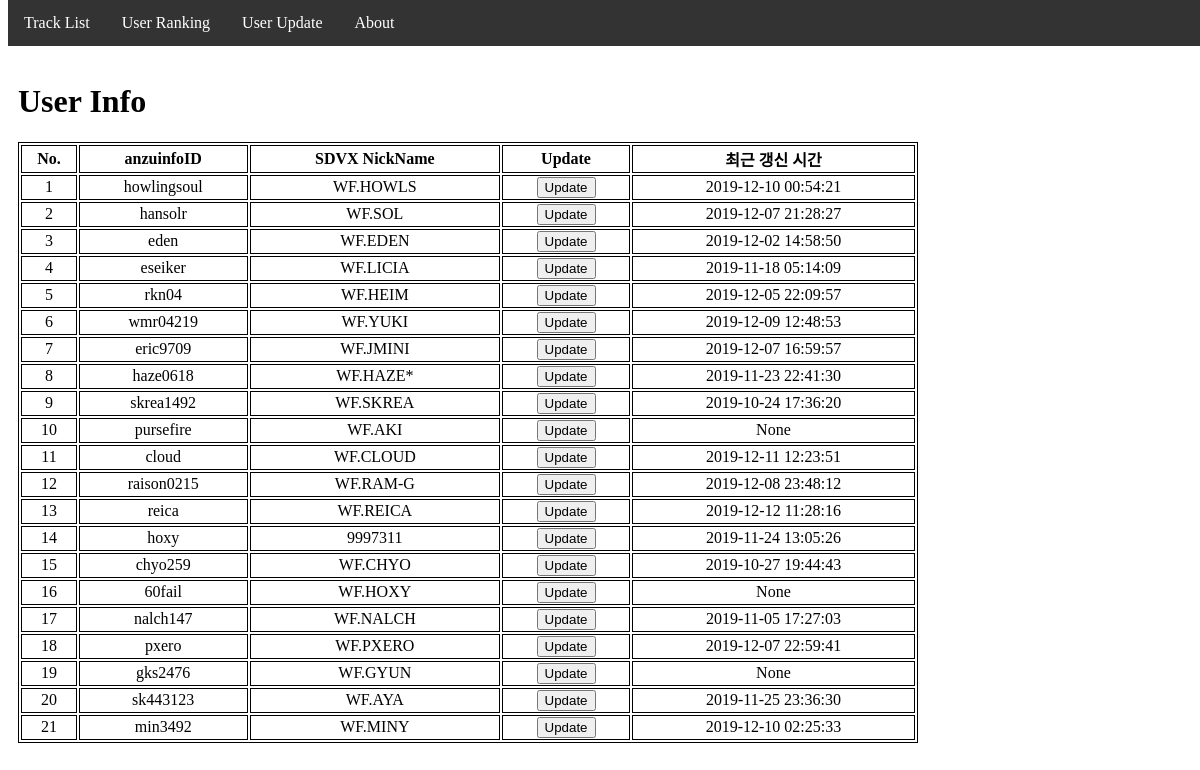
Before: /UserInfoUpdate with the older database file.
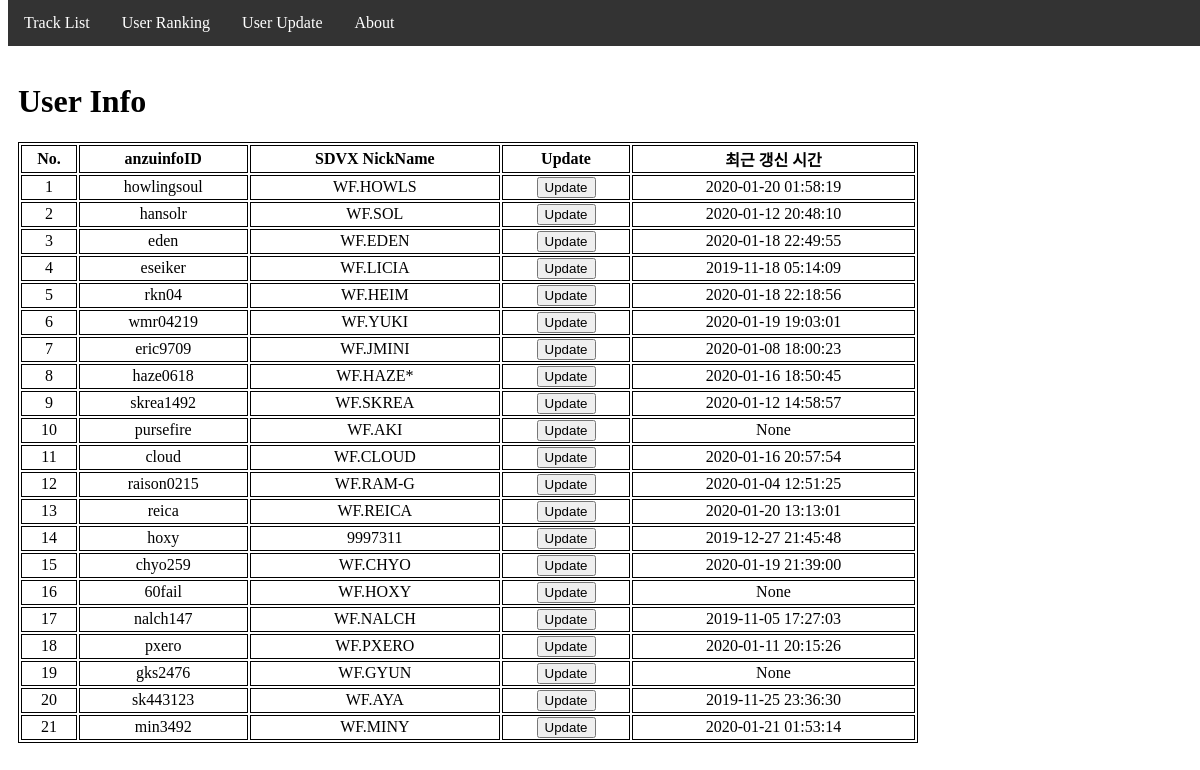
After: the same page with the newer database file.
### tables this page shows
CREATE TABLE "UserInfo" (
"UserNumber"INT,
"UserID"TEXT,
"UserName"TEXT,
"PUCcount"INT,
"PUCEXHupperCount"INT,
"FirstRankCount"INT,
"VolForce"INTEGER,
"RecentUpdateTime"TEXT
, First18LvCount INTEGER, First17LvCount INTEGER, First19LvCount INTEGER);

### run.py (the view)
@app.route('/UserInfoUpdate')
def UserInfoUpdate():
    conn = sqlite3.connect("SDVXRanking.db")
    cur = conn.cursor()
    sql = "select * from UserInfo;"
    cur.execute(sql)
    UserList = cur.fetchall()
    conn.close()
    return render_template('UserInfoUpdate.html', UserList=UserList)

### templates/UserInfoUpdate.html (shortened to what this page needs)
{% extends 'layout.html' %}
{% block content %}
<div>
      <h1 style="margin-left:10px;">User Info</h1>
      <div class="RankingTable">
        <table>
          <th>No.</th>
          <th>anzuinfoID</th>
          <th>SDVX NickName</th>
          <th>Update</th>
          <th>최근 갱신 시간</th>
          {% for user in UserList %}
          <tr>
              {% for elem in user[0:3] %}
                <td>{{elem}}</td>
              {% endfor %}
              <td>
                <input type="button" value="Update" onclick="UpdateCheck('{{user[1]}}')">
              </td>
              <td>
                {{user[7]}}
              </td>
          </tr>
          {% endfor %}
        </table>
      </div>
</div>
<br/>
{% endblock %}

Changed rows visible on the page:
changed UserInfo "howlingsoul": RecentUpdateTime "2019-12-10 00:54:21" → "2020-01-20 01:58:19"
changed UserInfo "hansolr": RecentUpdateTime "2019-12-07 21:28:27" → "2020-01-12 20:48:10"
changed UserInfo "eden": RecentUpdateTime "2019-12-02 14:58:50" → "2020-01-18 22:49:55"
changed UserInfo "rkn04": RecentUpdateTime "2019-12-05 22:09:57" → "2020-01-18 22:18:56"
changed UserInfo "wmr04219": RecentUpdateTime "2019-12-09 12:48:53" → "2020-01-19 19:03:01"
changed UserInfo "eric9709": RecentUpdateTime "2019-12-07 16:59:57" → "2020-01-08 18:00:23"
changed UserInfo "haze0618": RecentUpdateTime "2019-11-23 22:41:30" → "2020-01-16 18:50:45"
changed UserInfo "skrea1492": RecentUpdateTime "2019-10-24 17:36:20" → "2020-01-12 14:58:57"
changed UserInfo "cloud": RecentUpdateTime "2019-12-11 12:23:51" → "2020-01-16 20:57:54"
changed UserInfo "raison0215": RecentUpdateTime "2019-12-08 23:48:12" → "2020-01-04 12:51:25"
changed UserInfo "reica": RecentUpdateTime "2019-12-12 11:28:16" → "2020-01-20 13:13:01"
changed UserInfo "hoxy": RecentUpdateTime "2019-11-24 13:05:26" → "2019-12-27 21:45:48"
changed UserInfo "chyo259": RecentUpdateTime "2019-10-27 19:44:43" → "2020-01-19 21:39:00"
changed UserInfo "pxero": RecentUpdateTime "2019-12-07 22:59:41" → "2020-01-11 20:15:26"
changed UserInfo "min3492": RecentUpdateTime "2019-12-10 02:25:33" → "2020-01-21 01:53:14"
